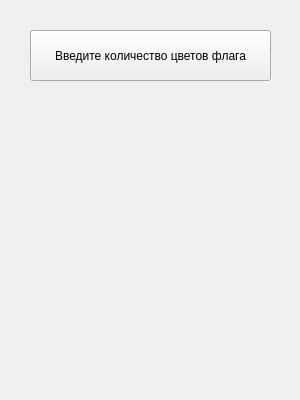
<?xml version="1.0" encoding="UTF-8"?>
<ui version="4.0">
 <class>Form</class>
 <widget class="QWidget" name="Form">
  <property name="geometry">
   <rect>
    <x>0</x>
    <y>0</y>
    <width>300</width>
    <height>400</height>
   </rect>
  </property>
  <property name="windowTitle">
   <string>Form</string>
  </property>
  <widget class="QPushButton" name="button">
   <property name="geometry">
    <rect>
     <x>30</x>
     <y>30</y>
     <width>241</width>
     <height>51</height>
    </rect>
   </property>
   <property name="text">
    <string>Введите количество цветов флага</string>
   </property>
  </widget>
 </widget>
 <resources/>
 <connections/>
</ui>
